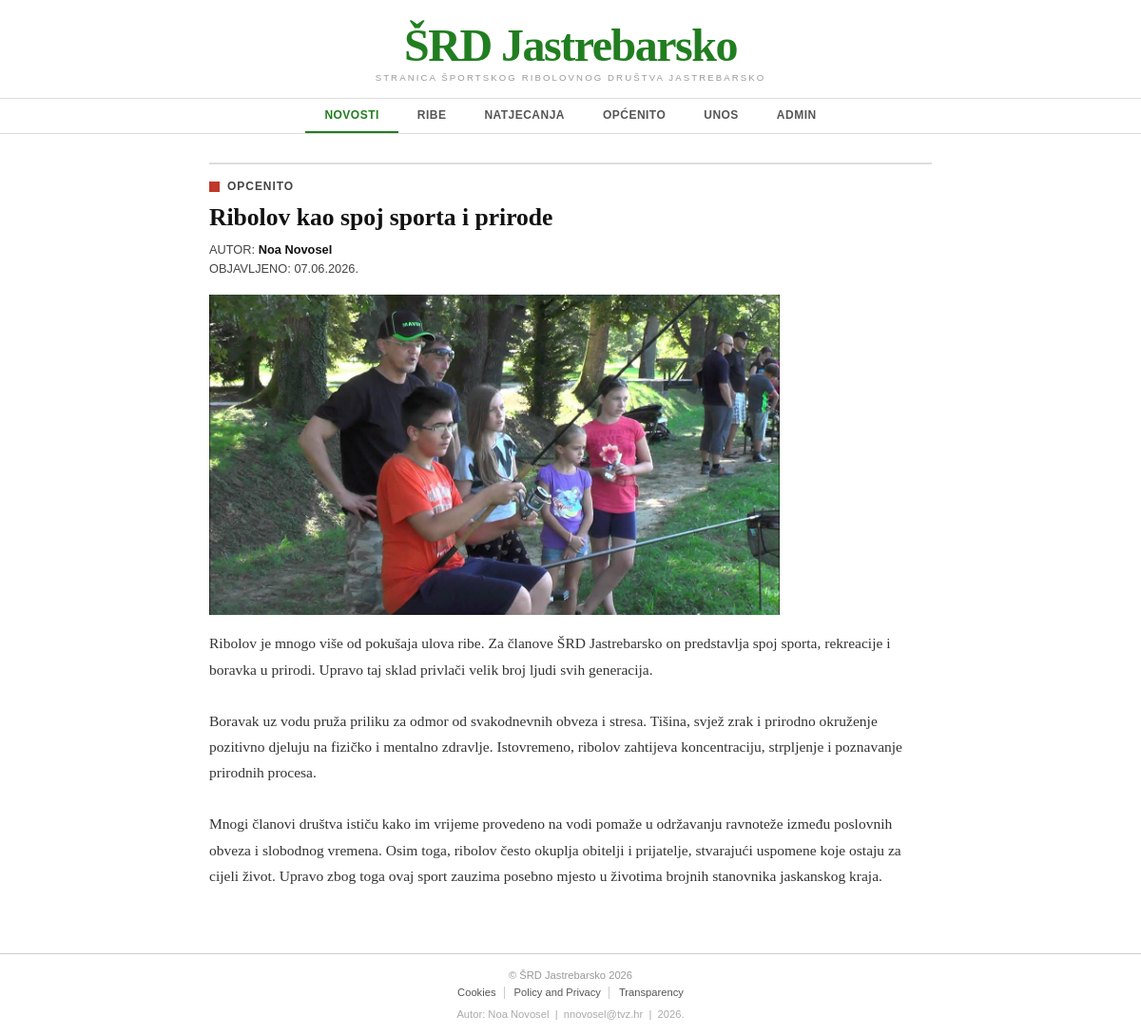
The page /clanak.php?id=18 on the database its author committed.
### tables this page shows
CREATE TABLE `vijesti` (
  `id` int(11) NOT NULL,
  `datum` varchar(32) DEFAULT NULL,
  `naslov` varchar(64) DEFAULT NULL,
  `sazetak` text DEFAULT NULL,
  `tekst` text DEFAULT NULL,
  `slika` varchar(64) DEFAULT NULL,
  `kategorija` varchar(64) DEFAULT NULL,
  `arhiva` tinyint(1) DEFAULT 0
);

### clanak.php (the view, shortened to what this page needs)
<?php
include 'connect.php';
$id = isset($_GET['id']) ? (int)$_GET['id'] : 0;
$query  = "SELECT * FROM vijesti WHERE id=$id LIMIT 1";
$result = mysqli_query($dbc, $query) or die('Greška pri dohvatu: ' . mysqli_error($dbc));
$row    = mysqli_fetch_array($result);
?>
<!DOCTYPE html>
<html lang="es">
<head>
    <link rel="stylesheet" type="text/css" href="style.css">
</head>
<body>
    <header id="header">
        <div class="header-logo">
            <p class="site-name">ŠRD Jastrebarsko</p>
            <p class="site-tagline">STRANICA ŠPORTSKOG RIBOLOVNOG DRUŠTVA JASTREBARSKO</p>
        </div>
    </header>
    <nav id="nav">
        <div class="nav-inner">
            <ul class="nav-list">
                <li><a href="index.php" class="nav-link active">NOVOSTI</a></li>
                <li><a href="kategorija.php?kategorija=ribe" class="nav-link">RIBE</a></li>
                <li><a href="kategorija.php?kategorija=natjecanja" class="nav-link">NATJECANJA</a></li>
                <li><a href="kategorija.php?kategorija=opcenito" class="nav-link">OPĆENITO</a></li>
                <li><a href="unos.php" class="nav-link">UNOS</a></li>
                <li><a href="administrator.php" class="nav-link">ADMIN</a></li>
            </ul>
        </div>
    </nav>
    <main id="content">
        <div class="article-wrap">
            <aside class="article-category-label">
                <span class="category-square"></span>
                <span><?php echo strtoupper(htmlspecialchars($row['kategorija'])); ?></span>
            </aside>
            <article id="article-main">
                <h2 class="article-title">
                    <?php echo htmlspecialchars($row['naslov']); ?>
                </h2>
                <div class="article-meta">
                    <p>AUTOR: <strong>Noa Novosel</strong></p>
                    <p>OBJAVLJENO: <time><?php echo htmlspecialchars($row['datum']); ?></time></p>
                </div>
                <?php if (!empty($row['slika'])) : ?>
                <figure class="article-figure">
                    <img src="<?php echo UPLPATH . htmlspecialchars($row['slika']); ?>" alt="<?php echo htmlspecialchars($row['naslov']); ?>">
                </figure>
                <?php endif; ?>
                <section class="article-body">
                    <p><?php echo nl2br(htmlspecialchars($row['tekst'])); ?></p>
                </section>
            </article>
        </div>
    </main>
    <footer id="footer">
        <div class="footer-inner">
            <p class="footer-copy">
                &copy; ŠRD Jastrebarsko 2026
            </p>
            <nav class="footer-links">
                <a href="#">Cookies</a>
                <a href="#">Policy and Privacy</a>
                <a href="#">Transparency</a>
            </nav>
            <p class="footer-author">Autor: Noa Novosel &nbsp;|&nbsp; nnovosel@tvz.hr &nbsp;|&nbsp; 2026.</p>
        </div>
    </footer>
</body>
</html>

### style.css (style rules this page uses)
*, *::before, *::after { box-sizing: border-box; margin: 0; padding: 0; }
html { font-size: 16px; scroll-behavior: smooth; }
body { font-family: Georgia, 'Times New Roman', Times, serif; background-color: #ffffff; color: #222222; }
a { text-decoration: none; color: inherit; }
img { display: block; max-width: 100%; height: auto; }
ul { list-style: none; }
#header { text-align: center; padding: 24px 20px 16px; border-bottom: 1px solid #dddddd; }
.site-name { font-family: Georgia, 'Times New Roman', Times, serif; font-size: 3rem; font-weight: 700; color: #217e20; letter-spacing: -1.5px; line-height: 1; }
.site-tagline { font-family: Arial, Helvetica, sans-serif; font-size: 0.6rem; letter-spacing: 0.22em; color: #999999; margin-top: 4px; }
#nav { border-bottom: 1px solid #dddddd; }
.nav-inner { max-width: 1040px; margin: 0 auto; padding: 0 20px; }
.nav-list { display: flex; flex-direction: row; justify-content: center; gap: 0; }
.nav-link { display: block; padding: 10px 20px; font-family: Arial, Helvetica, sans-serif; font-size: 0.75rem; font-weight: 600; letter-spacing: 0.04em; color: #555555; text-transform: uppercase; border-bottom: 2px solid transparent; transition: color 0.15s, border-color 0.15s; }
.nav-link.active { color: #217e20; border-bottom-color: #217e20; }
#content { max-width: 1040px; margin: 0 auto; padding: 30px 20px 50px; }
.category-square { display: inline-block; width: 11px; height: 11px; background-color: #c0392b; flex-shrink: 0; }
#footer { border-top: 1px solid #cccccc; padding: 16px 20px; background-color: #ffffff; }
.footer-inner { max-width: 1040px; margin: 0 auto; display: flex; flex-direction: column; align-items: center; gap: 6px; }
.footer-copy { font-family: Arial, Helvetica, sans-serif; font-size: 0.7rem; color: #999999; text-align: center; }
.footer-links { display: flex; flex-wrap: wrap; justify-content: center; gap: 0 2px; }
.footer-links a { font-family: Arial, Helvetica, sans-serif; font-size: 0.7rem; color: #555555; padding: 0 8px; border-right: 1px solid #cccccc; line-height: 1.2; }
.footer-links a:last-child { border-right: none; }
.footer-author { font-family: Arial, Helvetica, sans-serif; font-size: 0.7rem; color: #aaaaaa; margin-top: 4px; }
.article-wrap { max-width: 780px; margin: 0 auto; padding: 0 10px; }
.article-category-label { display: flex; align-items: center; gap: 8px; font-family: Arial, Helvetica, sans-serif; font-size: 0.75rem; font-weight: 700; letter-spacing: 0.08em; color: #444444; text-transform: uppercase; margin-bottom: 10px; padding-top: 16px; border-top: 2px solid #dddddd; }
.article-title { font-family: Georgia, 'Times New Roman', Times, serif; font-size: 1.6rem; font-weight: 700; line-height: 1.25; color: #111111; margin-bottom: 8px; text-align: left; }
.article-meta { font-family: Arial, Helvetica, sans-serif; font-size: 0.8rem; color: #444444; margin-bottom: 16px; line-height: 1.6; }
.article-meta strong { color: #111111; }
.article-figure { margin: 0 0 16px 0; max-width: 600px; }
.article-figure img { width: 100%; height: auto; }
.article-body { font-family: Georgia, 'Times New Roman', Times, serif; font-size: 0.97rem; line-height: 1.75; color: #333333; }
.article-body p { margin-bottom: 18px; }

### rows shown on the page
vijesti: kategorija "OPCENITO", naslov "Ribolov kao spoj sporta i prirode", datum "07.06.2026.", slika (placeholder picture), tekst "Ribolov je mnogo više od pokušaja ulova ribe. Za članove ŠRD Jastrebarsko on predstavlja spoj sporta, rekreacije i boravka u prirodi. Upravo taj sklad privlači velik broj ljudi svih generacija. Boravak uz vodu pruža priliku za odmor od svakodnevnih obveza i stresa. Tišina, svjež zrak i prirodno okruženje pozitivno djeluju na fizičko i mentalno zdravlje. Istovremeno, ribolov zahtijeva koncentraciju, strpljenje i poznavanje prirodnih procesa. Mnogi članovi društva ističu kako im vrijeme provedeno na vodi pomaže u održavanju ravnoteže između poslovnih obveza i slobodnog vremena. Osim toga, ribolov često okuplja obitelji i prijatelje, stvarajući uspomene koje ostaju za cijeli život. Upravo zbog…"
